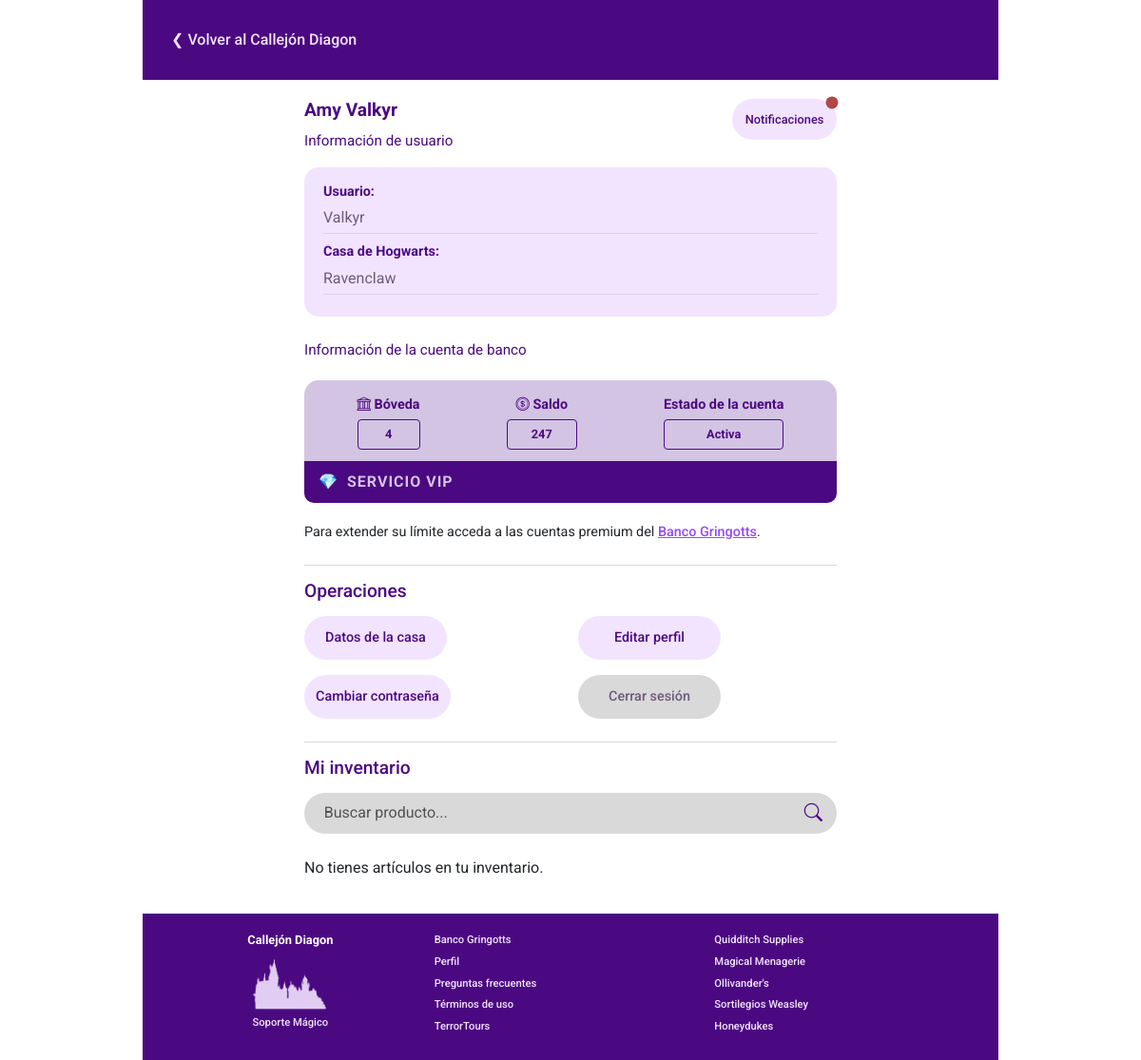
The page /users/profile/ (signed in) on the database as committed earlier.
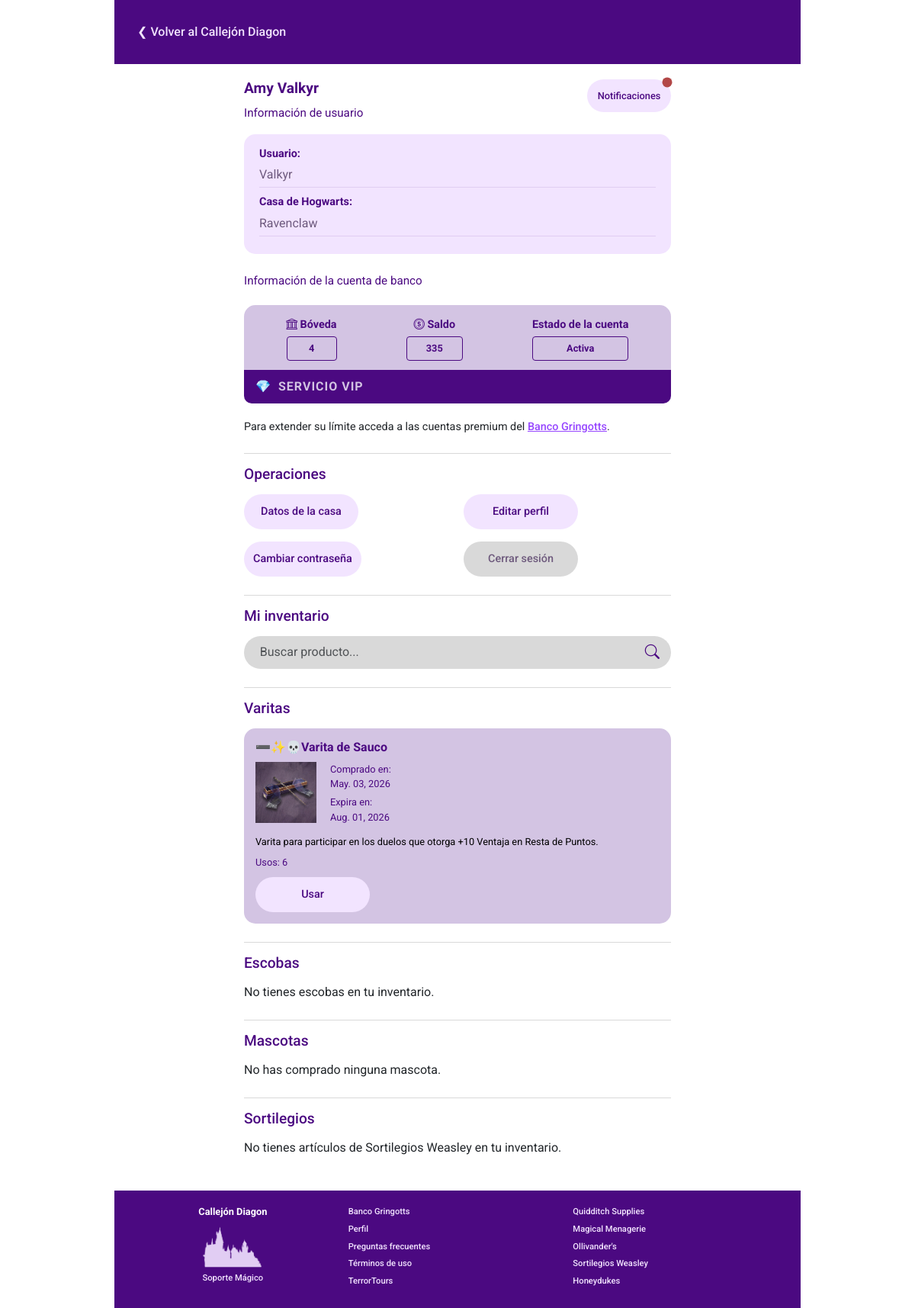
The same page on the database as committed later.
### apps/bank/models.py (models this page shows)
class BankAccount(models.Model):
    user = models.OneToOneField(
        CustomUser,
        on_delete=models.CASCADE,
        limit_choices_to={'role': 'student'},
        related_name='bank_account',
        primary_key=True
    )
    balance = models.IntegerField(default=20)
    last_pur_date = models.DateField(null=True, blank=True)
    is_frozen = models.BooleanField(default=False)
    frozen_date = models.DateField(null=True, blank=True)
    ACCOUNT_TYPES = [
        ('standard', 'Standard'),
        ('premium', 'Premium'),
        ('vip', 'VIP'),
    ]
    account_type = models.CharField(choices=ACCOUNT_TYPES, default='standard')
    created_at = models.DateField(auto_now_add=True)
    upgraded_at = models.DateField(null=True, blank=True)
    duration_days = models.PositiveIntegerField(null=True, blank=True)
    weekly_transactions_left = models.PositiveIntegerField(default=1)
    last_trans_date = models.DateField(null=True, blank=True)
    @property
    def current_limit(self):
        if self.account_type == 'vip':
            return None
        return {
            'standard': 200,
            'premium': 400,
        }.get(self.account_type, 200)
    @property
    def premium_ex_date(self):
        if self.account_type == 'premium' and self.upgraded_at and self.duration_days:
            return self.upgraded_at + timedelta(days=self.duration_days)
        return None

### apps/stores/models.py (models this page shows, shortened)
class InventoryItem(models.Model):
    user = models.ForeignKey(
        User, on_delete=models.CASCADE, related_name='inventory_items')
    product = models.ForeignKey(
        'Product', on_delete=models.CASCADE, related_name='inventory_items')
    store = models.ForeignKey(
        'Store', on_delete=models.CASCADE, related_name='inventory_items')
    uses = models.PositiveIntegerField(null=True, blank=True)
    pur_date = models.DateField(auto_now_add=True)
    @property
    def ex_date(self):
        if self.product.duration_days:
            return self.pur_date + timedelta(days=self.product.duration_days)
        return None
    @property
    def is_near_ex(self):
        if not self.ex_date:
            return False
        today = timezone.now().date()
        delta_days = (self.ex_date - today).days
        return 0 <= delta_days <= 3

class Product(models.Model):
    name = models.CharField(max_length=130)
    description = models.TextField()
    price = models.PositiveIntegerField()
    store = models.ForeignKey(
        Store, on_delete=models.CASCADE, related_name='products'
    )
    PRODUCT_TYPES = [
        ('broom', 'Escoba'),
        ('pet', 'Mascota'),
        ('wand', 'Varita'),
        ('wheezes', 'Sortilegios'),
        ('misc', 'Miscelaneos'),
    ]
    product_type = models.CharField(max_length=20, choices=PRODUCT_TYPES, default='misc')
    duration_days = models.PositiveIntegerField(blank=True, null=True)
    uses = models.PositiveIntegerField(null=True, blank=True)
    stackable = models.BooleanField(default=False)
    @property
    def image_url(self):
        return static(f"imgs/products/{self.id}.png")

### apps/users/views.py (the view, shortened to what this page needs)
# urls.py: path('profile/', views.profile_view, name='profile'),
@login_required
def profile_view(request):
    user = request.user
    bank_account = get_object_or_404(BankAccount, user_id=user.id)
    notifications = Notification.objects.filter(user=user, read=False).exists()
    wands = InventoryItem.objects.select_related('product').filter(
        user_id=user.id, product__product_type='wand')
    brooms = InventoryItem.objects.select_related('product').filter(
        user_id=user.id, product__product_type='broom')
    pets = InventoryItem.objects.select_related('product').filter(
        user_id=user.id, product__product_type='pet')
    wheezes = InventoryItem.objects.select_related('product').filter(
        user_id=user.id, product__product_type='wheezes')
    query = request.GET.get("q")
    if query:
        wands = wands.filter(product__name__icontains=query)
        brooms = brooms.filter(product__name__icontains=query)
        pets = pets.filter(product__name__icontains=query)
        wheezes = wheezes.filter(product__name__icontains=query)
    usage_message = None
    pending_loans = Loan.objects.filter(
        user=user, approved=True, state='pending').exists()
    context = {
        'user': user,
        'account': bank_account,
        'notifications': notifications,
        'wands': wands,
        'brooms': brooms,
        'pets': pets,
        'wheezes': wheezes,
        'query': query,
        'usage_message': usage_message,
        'pending_loans': pending_loans,
    }
    return render(request, 'profile/profile.html', context)

### apps/users/templates/profile/profile.html (shortened to what the changed rows need)
{% extends 'base.html' %}
{% load static %}
{% block head %}
<link rel="stylesheet" href="{% static 'css/profile.css' %}">
{% endblock %}
{% block body %}
<main class="profile-container">
    <div class="d-flex justify-content-between align-items-start mb-3">
        <div class="user-header">
            <h2 class="main-title">{{ user.full_name }}</h2>
        </div>
    </div>
    <section class="bank-section mb-4">
        {% include "components/account_card.html" %}
    </section>
    <section class="inventory-section" id="inventory">
        <h3 class="section-title-purple">Mi inventario</h3>
        <form method="GET" class="search-container mb-4" action="{% url 'profile' %}#inventory">
            <input type="text" name="q" value="{{ query|default_if_none:'' }}"
                class="form-control search-input form-input" placeholder="Buscar producto...">
            <button type="submit" class="search-button">
            </button>
        </form>
        {% if not wands and not brooms and not pets and not wheezes %}
        <p>No tienes artículos en tu inventario{% if query %} que coincidan con "{{ query }}"{% endif %}.</p>
        {% else %}
        <div class="category-block mb-4">
            <h4 class="category-title">Varitas</h4>
            <div class="inventory-grid d-flex flex-wrap gap-3">
                {% for item in wands %}
                {% include "profile/inventory_section.html" with item=item %}
                {% empty %}
                <p class="empty-text">No tienes varitas en tu inventario{% if query %} que coincidan con "{{ query }}"
                    {%endif %}.</p>
                {% endfor %}
            </div>
        </div>
        <div class="category-block mb-4">
            <h4 class="category-title">Escobas</h4>
            <div class="inventory-grid d-flex flex-wrap gap-3">
                {% for item in brooms %}
                {% include "profile/inventory_section.html" with item=item %}
                {% empty %}
                <p class="empty-text">No tienes escobas en tu inventario.</p>
                {% endfor %}
            </div>
        </div>
        <div class="category-block mb-4">
            <h4 class="category-title">Mascotas</h4>
            <div class="inventory-grid d-flex flex-wrap gap-3">
                {% for item in pets %}
                {% include "profile/inventory_section.html" with item=item %}
                {% empty %}
                <p class="empty-text">No has comprado ninguna mascota.
                </p>
                {% endfor %}
            </div>
        </div>
        <div class="category-block mb-4">
            <h4 class="category-title">Sortilegios</h4>
            <div class="inventory-grid d-flex flex-wrap gap-3">
                {% for item in wheezes %}
                {% include "profile/inventory_section.html" with item=item %}
                {% empty %}
                <p class="empty-text">No tienes artículos de Sortilegios Weasley en tu inventario.
                </p>
                {% endfor %}
            </div>
        </div>
        {% endif %}
    </section>
</main>
{% endblock %}
{% block footer %}
{% include "components/footer.html" %}
{% endblock %}

### templates/components/account_card.html (shortened to what this page needs)
<div class="account-card {% if account.is_frozen %}frozen{% endif %}">
    <div class="card-grid">
        <div class="card-item">
            <span class="label"><i class="bi bi-bank"></i> Bóveda</span>
            <div class="value-box">{{ account.pk }}</div>
        </div>
        <div class="card-item">
            <span class="label"><i class="bi bi-coin"></i> Saldo</span>
            <div class="value-box">{{ account.balance }}</div>
        </div>
        <div class="card-item">
            <span class="label">Estado de la cuenta</span>
            <div class="value-box status-text">
                {% if account.is_frozen %}Congelada{% else %}Activa{% endif %}
            </div>
        </div>
    </div>
    {% if account.premium_ex_date %}
    <div class="premium-badge">
        <div class="premium-content">
            <span class="crown-icon">👑</span>
            <span class="premium-text">SERVICIO PREMIUM</span>
        </div>
        <div class="premium-date">
            Vence: <br> {{ account.premium_ex_date|date:"d/m/y" }}
        </div>
    </div>
    {% elif account.account_type == 'vip' %}
    <div class="premium-badge">
        <div class="premium-content">
            <span class="crown-icon">💎</span>
            <span class="premium-text">SERVICIO VIP</span>
        </div>
    </div>
    {% endif %}
</div>

### apps/users/templates/profile/inventory_section.html (shortened to what this page needs)
<div class="inventory-card">
    <div class="card-content">
        <h5 class="item-name">{{ item.product.name }}</h5>
        <div class="d-flex gap-2">
            <div class="item-image-placeholder">
                <img src="{{ item.product.image_url }}" alt="Imagen de {{item.product.name}}" />
            </div>
            <div class="item-details">
                <p>Comprado en: <br><span>{{ item.pur_date|date:"M. d, Y" }}</span></p>
                {% if item.ex_date %}
                <p>Expira en: <br>
                    <span class="{% if item.is_near_ex %}text-warning{% endif %}">
                        {{ item.ex_date|date:"M. d, Y"}}
                    </span>
                </p>
                {% endif %}
            </div>
        </div>
        <p class="item-desc">{{ item.product.description }}</p>
        {% if item.uses %}
        <p class="item-uses">Usos: {{ item.uses }}</p>
        <form method="POST" class="mt-auto">
            <button type="button" class="btn btn-primary" data-title="Confirmación de uso"
                data-message="¿Deseas usar el producto {{ item.product.name }} (Esta acción es irreversible)?"
                onclick="showConfirm(this)">
                Usar
            </button>
        </form>
        {% endif %}
    </div>
</div>

Rows that differ between the two databases and show on the page:
changed BankAccount id 4: balance "247" → "335"
added InventoryItem: product.name "➖✨💀Varita de Sauco", pur_date "May. 03, 2026", ex_date "Aug. 01, 2026", product.description "Varita para participar en los duelos que otorga +10 Ventaja en Resta de Puntos.", uses "6"
Other text that changed with them:
text no longer shown: "No tienes artículos en tu inventario"
text now shown: "Varitas Escobas No tienes escobas en tu inventario Mascotas No has comprado ninguna mascota Sortilegios No tienes artículos de Sortilegios Weasley en tu inventario"
